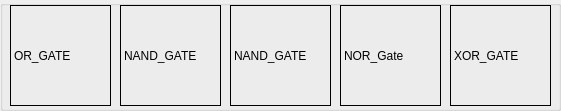
  <widget class="QGroupBox" name="groupBox">
   <property name="geometry">
    <rect>
     <x>210</x>
     <y>30</y>
     <width>561</width>
     <height>111</height>
    </rect>
   </property>
   <property name="styleSheet">
    <string notr="true">background-image: url(:/icons/background3.png);</string>
   </property>
   <property name="title">
    <string/>
   </property>
   <widget class="Custom_Label" name="orGateLabel">
    <property name="geometry">
     <rect>
      <x>10</x>
      <y>5</y>
      <width>101</width>
      <height>101</height>
     </rect>
    </property>
    <property name="frameShape">
     <enum>QFrame::Box</enum>
    </property>
    <property name="text">
     <string>OR_GATE</string>
    </property>
   </widget>
   <widget class="Custom_Label" name="nandGateLabel">
    <property name="geometry">
     <rect>
      <x>230</x>
      <y>5</y>
      <width>101</width>
      <height>101</height>
     </rect>
    </property>
    <property name="frameShape">
     <enum>QFrame::Box</enum>
    </property>
    <property name="text">
     <string>NAND_GATE</string>
    </property>
   </widget>
   <widget class="Custom_Label" name="norGateLabel">
    <property name="geometry">
     <rect>
      <x>340</x>
      <y>5</y>
      <width>101</width>
      <height>101</height>
     </rect>
    </property>
    <property name="styleSheet">
     <string notr="true">background-image: url(:/icons/background3.png);</string>
    </property>
    <property name="frameShape">
     <enum>QFrame::Box</enum>
    </property>
    <property name="text">
     <string>NOR_Gate</string>
    </property>
   </widget>
   <widget class="Custom_Label" name="xorGateLabel">
    <property name="geometry">
     <rect>
      <x>450</x>
      <y>5</y>
      <width>101</width>
      <height>101</height>
     </rect>
    </property>
    <property name="frameShape">
     <enum>QFrame::Box</enum>
    </property>
    <property name="text">
     <string>XOR_GATE</string>
    </property>
   </widget>
   <widget class="Custom_Label" name="andGateLabel">
    <property name="geometry">
     <rect>
      <x>120</x>
      <y>5</y>
      <width>101</width>
      <height>101</height>
     </rect>
    </property>
    <property name="frameShape">
     <enum>QFrame::Box</enum>
    </property>
    <property name="text">
     <string>NAND_GATE</string>
    </property>
   </widget>
  </widget>
